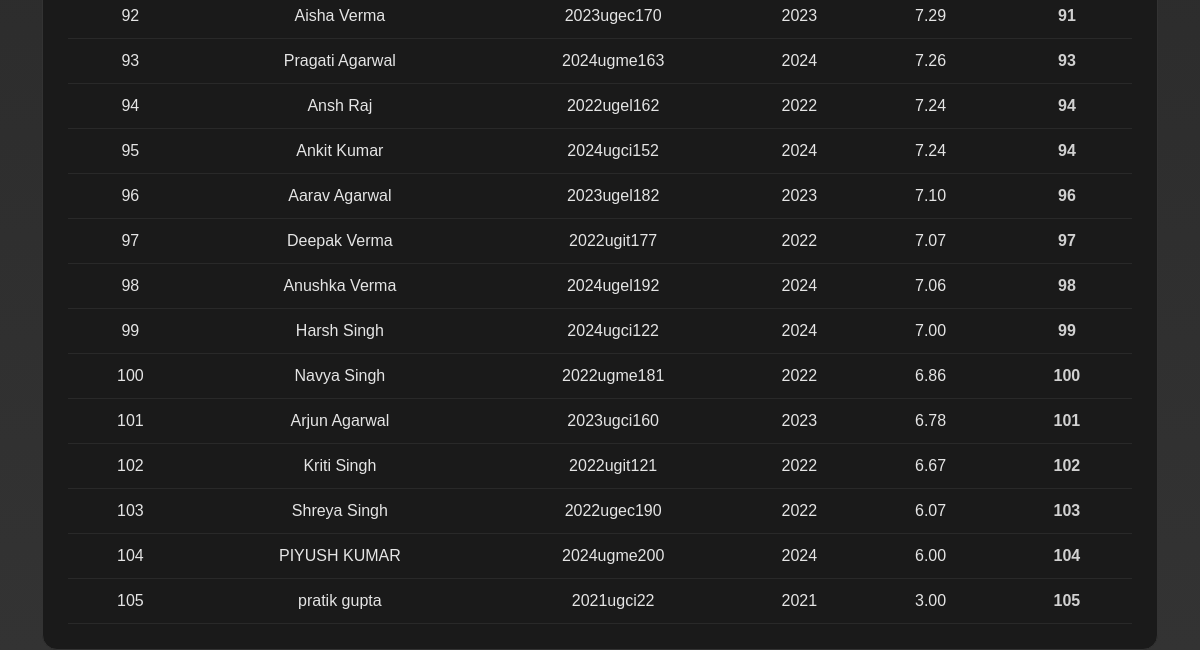
The app's page /leaderboard (signed in, lower part), older data.
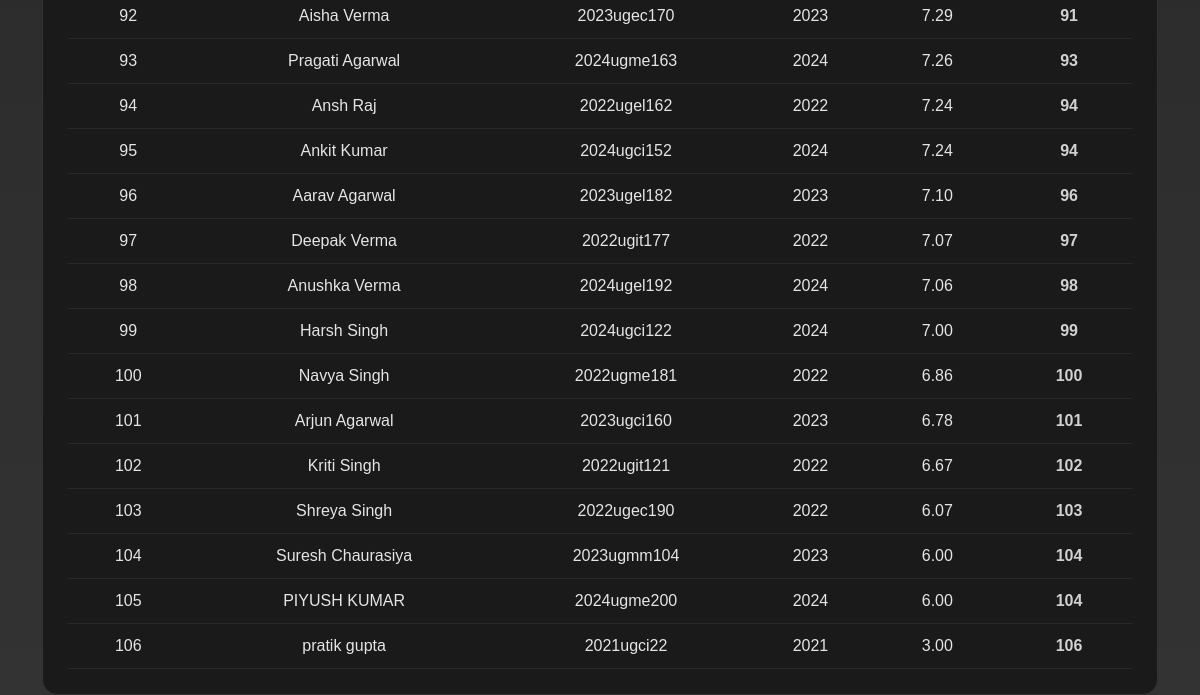
The same page, newer data.
### tables this page shows
CREATE TABLE users (
    id INTEGER PRIMARY KEY AUTOINCREMENT,
    reg TEXT UNIQUE NOT NULL,
    name TEXT NOT NULL,
    password TEXT NOT NULL
, year TEXT, program TEXT, branch TEXT, roll TEXT);

### app.py (the view)
@app.route("/leaderboard")
def leaderboard():
    if "user" not in session:
        return redirect("/")
    year = request.args.get("year")
    branch = request.args.get("branch")
    query = """
        SELECT
            users.name,
            users.reg,
            users.year,
            users.branch,
            MAX(results.cgpa) AS cgpa
        FROM users
        JOIN results
            ON users.reg = results.reg
    """
    conditions = []
    params = []
    if year and year.strip() != "":
        conditions.append("users.year = ?")
        params.append(year)
    if branch and branch.strip() != "":
        conditions.append("users.branch = ?")
        params.append(branch)
    if conditions:
        query += " WHERE " + " AND ".join(conditions)
    query += """
        GROUP BY
            users.reg,
            users.name,
            users.year,
            users.branch
        ORDER BY cgpa DESC
    """
    rows = db.execute(
        query,
        *params
    )
    rank = 1
    prev = None
    user_rank = None
    for row in rows:
        if prev is None or row["cgpa"] != prev:
            current_rank = rank
        row["rank"] = current_rank
        if row["reg"] == session["user"]:
            user_rank = current_rank
        prev = row["cgpa"]
        rank += 1
    user = db.execute(
        """
        SELECT name, branch, year
        FROM users
        WHERE reg = ?
        """,
        session["user"]
    )[0]
    years = db.execute(
        """
        SELECT DISTINCT year
        FROM users
        WHERE year IS NOT NULL
        ORDER BY year ASC
        """
    )
    branches = db.execute(
        """
        SELECT DISTINCT branch
        FROM users
        WHERE branch IS NOT NULL
        ORDER BY branch ASC
        """
    )
    return render_template(
        "leaderboard.html",
        rows=rows,
        user=user,
        years=years,
        branches=branches,
        selected_year=year,
        selected_branch=branch,
        user_rank=user_rank
    )

### templates/leaderboard.html (shortened to what this page needs)
{% extends "layout.html" %}
{% block body %}
<div class="table-container">
  <table>
    <tbody>
      {% for r in rows %}
      <tr>
        <td>
          {{ loop.index }}
        </td>
        <td>
          {{ r.name }}
        </td>
        <td>
          {{ r.reg }}
        </td>
        <td>
          {{ r.year }}
        </td>
        <td>
          {{ "%.2f"|format(r.cgpa|float) }}
        </td>
        <td class="rank">
          {{ r.rank }}
        </td>
      </tr>
      {% else %}
      <tr>
        <td colspan="6" style="color:gray;">
          No records found
        </td>
      </tr>
      {% endfor %}
    </tbody>
  </table>
</div>
{% endblock %}

Row changes from the older to the newer data that the page shows:
added users: name "Suresh Chaurasiya", reg "2023ugmm104", year "2023", cgpa "6.00", rank "104"
computed for users "pratik gupta": rank "105" → "106"
